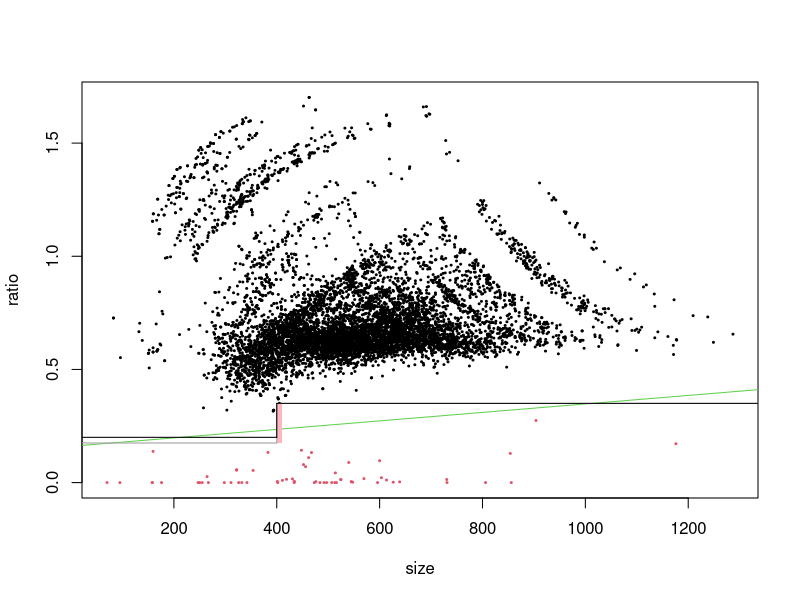

The R script that drew this image:
allData <- read.csv("output.tsv", sep="\t", header=TRUE)
data    <- data.frame(ratio = allData$dist_ratio,
                      ans   = as.factor(allData$ans),
                      size  = allData$mess_size)
rm(allData)

slope     <- 0.0001874698
intercept <- 0.1602854
with(data, plot(ratio ~ size, col=ans, pch=20, cex=0.4))
abline(intercept, slope, col=3)

draw_simple_classifier <- function(y_small, x_threshold, y, col=0) {
    segments(0,           y_small, x_threshold,   y_small, col=col)
    segments(x_threshold, y_small, x_threshold,   y,       col=col)
    segments(x_threshold, y,       par("usr")[2], y,       col=col)
}

#MAX_DIST_RATIO       <- 0.37
#MAX_DIST_RATIO_SMALL <- 0.28
#SMALL_THRESHOLD      <- 440
#abline(v=SMALL_THRESHOLD, col=4)
#abline(MAX_DIST_RATIO_SMALL, 0, col=4)
#abline(MAX_DIST_RATIO, 0, col=4)

rect(400, 0.35/2, 410, 0.35, col="lightpink", border=NA)

MAX_DIST_RATIO       <- 0.35
MAX_DIST_RATIO_SMALL <- 0.35 / 2
SMALL_THRESHOLD      <- 440

MAX_DIST_RATIO       <- 0.35
MAX_DIST_RATIO_SMALL <- MAX_DIST_RATIO / 2
SMALL_THRESHOLD      <- 400
draw_simple_classifier(MAX_DIST_RATIO_SMALL, SMALL_THRESHOLD, MAX_DIST_RATIO, col=8)

MAX_DIST_RATIO       <- 0.35
MAX_DIST_RATIO_SMALL <- 0.2
SMALL_THRESHOLD      <- 400
draw_simple_classifier(MAX_DIST_RATIO_SMALL, SMALL_THRESHOLD, MAX_DIST_RATIO, col=9)
